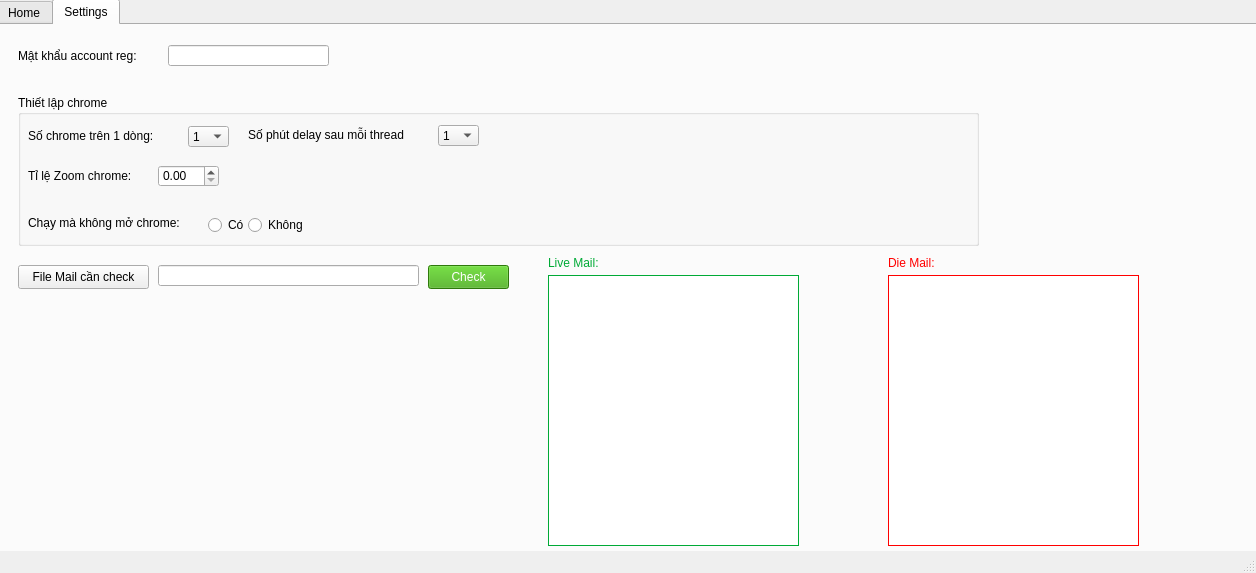
<?xml version="1.0" encoding="UTF-8"?>
<ui version="4.0">
 <class>MainWindow</class>
 <widget class="QMainWindow" name="MainWindow">
  <property name="geometry">
   <rect>
    <x>0</x>
    <y>0</y>
    <width>1256</width>
    <height>573</height>
   </rect>
  </property>
  <property name="windowTitle">
   <string>MainWindow</string>
  </property>
  <widget class="QWidget" name="centralwidget">
   <widget class="QTabWidget" name="ToolRegCloneTiktok">
    <property name="geometry">
     <rect>
      <x>-4</x>
      <y>-1</y>
      <width>1301</width>
      <height>1079</height>
     </rect>
    </property>
    <property name="currentIndex">
     <number>1</number>
    </property>
    <widget class="QWidget" name="home">
     <attribute name="title">
      <string>Home</string>
     </attribute>
     <widget class="QLineEdit" name="mail_value">
      <property name="geometry">
       <rect>
        <x>720</x>
        <y>10</y>
        <width>113</width>
        <height>21</height>
       </rect>
      </property>
      <property name="text">
       <string>hotmail.txt</string>
      </property>
     </widget>
     <widget class="QPushButton" name="list_avatar">
      <property name="geometry">
       <rect>
        <x>340</x>
        <y>10</y>
        <width>121</width>
        <height>24</height>
       </rect>
      </property>
      <property name="text">
       <string> Folder Avatar</string>
      </property>
      <property name="icon">
       <iconset>
        <normaloff>../../../../Downloads/icon-qt/folder_3767094.png</normaloff>../../../../Downloads/icon-qt/folder_3767094.png</iconset>
      </property>
     </widget>
     <widget class="QLabel" name="list_proxy">
      <property name="geometry">
       <rect>
        <x>1311</x>
        <y>130</y>
        <width>61</width>
        <height>31</height>
       </rect>
      </property>
      <property name="styleSheet">
       <string notr="true">font: 700 10pt &quot;Segoe UI&quot;;</string>
      </property>
      <property name="text">
       <string>List Proxy</string>
      </property>
     </widget>
     <widget class="QPlainTextEdit" name="proxy_value">
      <property name="geometry">
       <rect>
        <x>1311</x>
        <y>167</y>
        <width>211</width>
        <height>371</height>
       </rect>
      </property>
      <property name="verticalScrollBarPolicy">
       <enum>Qt::ScrollBarAlwaysOn</enum>
      </property>
     </widget>
     <widget class="QLineEdit" name="captcha_key">
      <property name="geometry">
       <rect>
        <x>1348</x>
        <y>80</y>
        <width>141</width>
        <height>20</height>
       </rect>
      </property>
      <property name="text">
       <string/>
      </property>
     </widget>
     <widget class="QPushButton" name="start">
      <property name="geometry">
       <rect>
        <x>10</x>
        <y>10</y>
        <width>91</width>
        <height>24</height>
       </rect>
      </property>
      <property name="mouseTracking">
       <bool>false</bool>
      </property>
      <property name="whatsThis">
       <string>&lt;html&gt;&lt;head/&gt;&lt;body&gt;&lt;p&gt;&lt;br/&gt;&lt;/p&gt;&lt;/body&gt;&lt;/html&gt;</string>
      </property>
      <property name="styleSheet">
       <string notr="true">color:rgb(255, 252, 252);
background-color:rgb(64, 170, 15)</string>
      </property>
      <property name="text">
       <string>Start</string>
      </property>
      <property name="icon">
       <iconset>
        <normaloff>../../../../Downloads/icon-qt/right_4162041.png</normaloff>../../../../Downloads/icon-qt/right_4162041.png</iconset>
      </property>
      <property name="autoRepeat">
       <bool>false</bool>
      </property>
     </widget>
     <widget class="QSpinBox" name="threads_value">
      <property name="geometry">
       <rect>
        <x>280</x>
        <y>10</y>
        <width>51</width>
        <height>22</height>
       </rect>
      </property>
      <property name="font">
       <font>
        <bold>true</bold>
        <strikeout>false</strikeout>
        <kerning>false</kerning>
       </font>
      </property>
      <property name="value">
       <number>1</number>
      </property>
     </widget>
     <widget class="QPushButton" name="export_excel">
      <property name="geometry">
       <rect>
        <x>1536</x>
        <y>80</y>
        <width>75</width>
        <height>21</height>
       </rect>
      </property>
      <property name="styleSheet">
       <string notr="true">color:#fff;
background-color: rgb(19, 170, 24);</string>
      </property>
      <property name="text">
       <string>Export excel</string>
      </property>
     </widget>
     <widget class="QPushButton" name="import_proxy">
      <property name="geometry">
       <rect>
        <x>1150</x>
        <y>420</y>
        <width>61</width>
        <height>31</height>
       </rect>
      </property>
      <property name="text">
       <string>Import</string>
      </property>
     </widget>
     <widget class="QPushButton" name="stop">
      <property name="geometry">
       <rect>
        <x>110</x>
        <y>10</y>
        <width>91</width>
        <height>24</height>
       </rect>
      </property>
      <property name="styleSheet">
       <string notr="true">color:rgb(255, 252, 252);
background-color:rgb(255, 0, 0)</string>
      </property>
      <property name="text">
       <string>Stop</string>
      </property>
      <property name="icon">
       <iconset>
        <normaloff>../../../../Downloads/icon-qt/stop-button_4340168.png</normaloff>../../../../Downloads/icon-qt/stop-button_4340168.png</iconset>
      </property>
     </widget>
     <widget class="QLabel" name="threads">
      <property name="geometry">
       <rect>
        <x>220</x>
        <y>10</y>
        <width>61</width>
        <height>21</height>
       </rect>
      </property>
      <property name="styleSheet">
       <string notr="true">font: 600 11pt &quot;Segoe UI&quot;;</string>
      </property>
      <property name="text">
       <string>Threads</string>
      </property>
     </widget>
     <widget class="QTableWidget" name="table_account_info">
      <property name="enabled">
       <bool>true</bool>
      </property>
      <property name="geometry">
       <rect>
        <x>10</x>
        <y>60</y>
        <width>881</width>
        <height>391</height>
       </rect>
      </property>
      <property name="autoFillBackground">
       <bool>false</bool>
      </property>
      <property name="lineWidth">
       <number>1</number>
      </property>
      <property name="verticalScrollBarPolicy">
       <enum>Qt::ScrollBarAlwaysOn</enum>
      </property>
      <property name="horizontalScrollBarPolicy">
       <enum>Qt::ScrollBarAsNeeded</enum>
      </property>
      <property name="editTriggers">
       <set>QAbstractItemView::NoEditTriggers</set>
      </property>
      <property name="tabKeyNavigation">
       <bool>true</bool>
      </property>
      <property name="selectionBehavior">
       <enum>QAbstractItemView::SelectRows</enum>
      </property>
      <property name="showGrid">
       <bool>true</bool>
      </property>
      <property name="sortingEnabled">
       <bool>false</bool>
      </property>
      <property name="rowCount">
       <number>10</number>
      </property>
      <attribute name="horizontalHeaderVisible">
       <bool>true</bool>
      </attribute>
      <attribute name="horizontalHeaderCascadingSectionResizes">
       <bool>false</bool>
      </attribute>
      <row/>
      <row/>
      <row/>
      <row/>
      <row/>
      <row/>
      <row/>
      <row/>
      <row/>
      <row/>
      <column>
       <property name="text">
        <string>username</string>
       </property>
      </column>
      <column>
       <property name="text">
        <string>password</string>
       </property>
      </column>
      <column>
       <property name="text">
        <string>passMail</string>
       </property>
      </column>
      <column>
       <property name="text">
        <string>cookie</string>
       </property>
      </column>
      <column>
       <property name="text">
        <string>proxy</string>
       </property>
      </column>
      <column>
       <property name="text">
        <string>status</string>
       </property>
      </column>
     </widget>
     <widget class="QLineEdit" name="avatar_value">
      <property name="geometry">
       <rect>
        <x>470</x>
        <y>10</y>
        <width>113</width>
        <height>21</height>
       </rect>
      </property>
      <property name="text">
       <string>C://images</string>
      </property>
     </widget>
     <widget class="QLabel" name="omocaptcha">
      <property name="geometry">
       <rect>
        <x>850</x>
        <y>10</y>
        <width>121</width>
        <height>21</height>
       </rect>
      </property>
      <property name="styleSheet">
       <string notr="true">font: 11pt &quot;Sans Serif Collection&quot;;</string>
      </property>
      <property name="text">
       <string>omocaptcha.com</string>
      </property>
     </widget>
     <widget class="QPushButton" name="list_mail">
      <property name="geometry">
       <rect>
        <x>590</x>
        <y>10</y>
        <width>121</width>
        <height>24</height>
       </rect>
      </property>
      <property name="text">
       <string> List mail</string>
      </property>
      <property name="icon">
       <iconset>
        <normaloff>../../../../Downloads/icon-qt/txt_8361365.png</normaloff>../../../../Downloads/icon-qt/txt_8361365.png</iconset>
      </property>
     </widget>
     <widget class="QLineEdit" name="captcha_key_2">
      <property name="geometry">
       <rect>
        <x>970</x>
        <y>10</y>
        <width>141</width>
        <height>20</height>
       </rect>
      </property>
      <property name="text">
       <string/>
      </property>
     </widget>
     <widget class="QPushButton" name="export_excel_3">
      <property name="geometry">
       <rect>
        <x>1130</x>
        <y>10</y>
        <width>75</width>
        <height>21</height>
       </rect>
      </property>
      <property name="styleSheet">
       <string notr="true">color:#fff;
background-color: rgb(19, 170, 24);</string>
      </property>
      <property name="text">
       <string>Export excel</string>
      </property>
     </widget>
     <widget class="QLabel" name="list_proxy_3">
      <property name="geometry">
       <rect>
        <x>920</x>
        <y>50</y>
        <width>61</width>
        <height>31</height>
       </rect>
      </property>
      <property name="styleSheet">
       <string notr="true">font: 700 10pt &quot;Segoe UI&quot;;</string>
      </property>
      <property name="text">
       <string>List Proxy</string>
      </property>
     </widget>
     <widget class="QPlainTextEdit" name="proxy_value_3">
      <property name="geometry">
       <rect>
        <x>920</x>
        <y>80</y>
        <width>211</width>
        <height>371</height>
       </rect>
      </property>
      <property name="verticalScrollBarPolicy">
       <enum>Qt::ScrollBarAlwaysOn</enum>
      </property>
     </widget>
     <widget class="QLabel" name="label_3">
      <property name="geometry">
       <rect>
        <x>70</x>
        <y>470</y>
        <width>81</width>
        <height>16</height>
       </rect>
      </property>
      <property name="styleSheet">
       <string notr="true">color:rgb(16, 170, 16);
font: 600 9pt &quot;Segoe UI Variable Display Semib&quot;;
font: 700 10pt &quot;Segoe UI&quot;;</string>
      </property>
      <property name="text">
       <string/>
      </property>
     </widget>
     <widget class="QLabel" name="link_facebook">
      <property name="geometry">
       <rect>
        <x>50</x>
        <y>490</y>
        <width>301</width>
        <height>31</height>
       </rect>
      </property>
      <property name="styleSheet">
       <string notr="true">color:#0000ff;
text-decoration: underline;
font: 9pt &quot;Segoe UI&quot;;
font: 600 9pt &quot;Segoe UI Variable Display Semib&quot;;
font: 700 10pt &quot;Segoe UI&quot;;</string>
      </property>
      <property name="text">
       <string>https://www.facebook.com/100093720346445</string>
      </property>
     </widget>
     <widget class="QLabel" name="phone">
      <property name="geometry">
       <rect>
        <x>70</x>
        <y>460</y>
        <width>81</width>
        <height>31</height>
       </rect>
      </property>
      <property name="styleSheet">
       <string notr="true">color:#00557f;
font: 700 10pt &quot;Segoe UI&quot;;</string>
      </property>
      <property name="text">
       <string>037.527.0513</string>
      </property>
     </widget>
     <widget class="QLabel" name="hotline">
      <property name="geometry">
       <rect>
        <x>10</x>
        <y>455</y>
        <width>49</width>
        <height>41</height>
       </rect>
      </property>
      <property name="styleSheet">
       <string notr="true">font: 700 10pt &quot;Segoe UI&quot;;</string>
      </property>
      <property name="text">
       <string>Hotline:</string>
      </property>
     </widget>
     <widget class="QPushButton" name="icon_facebook">
      <property name="geometry">
       <rect>
        <x>10</x>
        <y>490</y>
        <width>31</width>
        <height>31</height>
       </rect>
      </property>
      <property name="text">
       <string/>
      </property>
      <property name="icon">
       <iconset>
        <normaloff>../icon-qt/facebook_5968764.png</normaloff>../icon-qt/facebook_5968764.png</iconset>
      </property>
      <property name="iconSize">
       <size>
        <width>20</width>
        <height>20</height>
       </size>
      </property>
     </widget>
     <widget class="QLabel" name="copyright">
      <property name="geometry">
       <rect>
        <x>790</x>
        <y>490</y>
        <width>231</width>
        <height>16</height>
       </rect>
      </property>
      <property name="styleSheet">
       <string notr="true">font: 700 10pt &quot;Segoe UI&quot;;</string>
      </property>
      <property name="text">
       <string>© Bản quyền thuộc về Long Software</string>
      </property>
     </widget>
    </widget>
    <widget class="QWidget" name="settings">
     <attribute name="title">
      <string>Settings</string>
     </attribute>
     <widget class="QLabel" name="password_reg_account">
      <property name="geometry">
       <rect>
        <x>20</x>
        <y>20</y>
        <width>151</width>
        <height>21</height>
       </rect>
      </property>
      <property name="styleSheet">
       <string notr="true">font: 700 10pt &quot;Segoe UI&quot;;
font: 11pt &quot;Sans Serif Collection&quot;;</string>
      </property>
      <property name="text">
       <string>Mật khẩu account reg:</string>
      </property>
     </widget>
     <widget class="QLineEdit" name="password_reg_account_value">
      <property name="geometry">
       <rect>
        <x>170</x>
        <y>20</y>
        <width>161</width>
        <height>21</height>
       </rect>
      </property>
     </widget>
     <widget class="QLabel" name="label">
      <property name="geometry">
       <rect>
        <x>20</x>
        <y>70</y>
        <width>49</width>
        <height>16</height>
       </rect>
      </property>
      <property name="text">
       <string/>
      </property>
     </widget>
     <widget class="QGroupBox" name="chome_setting">
      <property name="geometry">
       <rect>
        <x>20</x>
        <y>70</y>
        <width>961</width>
        <height>151</height>
       </rect>
      </property>
      <property name="styleSheet">
       <string notr="true">font: 700 10pt &quot;Segoe UI&quot;;</string>
      </property>
      <property name="title">
       <string>Thiết lập chrome</string>
      </property>
      <widget class="QLabel" name="chrome_setting_line">
       <property name="geometry">
        <rect>
         <x>10</x>
         <y>30</y>
         <width>151</width>
         <height>21</height>
        </rect>
       </property>
       <property name="text">
        <string>Số chrome trên 1 dòng:</string>
       </property>
      </widget>
      <widget class="QComboBox" name="chrome_setting_line_value">
       <property name="geometry">
        <rect>
         <x>170</x>
         <y>31</y>
         <width>41</width>
         <height>21</height>
        </rect>
       </property>
       <item>
        <property name="text">
         <string>1</string>
        </property>
       </item>
       <item>
        <property name="text">
         <string>2</string>
        </property>
       </item>
       <item>
        <property name="text">
         <string>3</string>
        </property>
       </item>
       <item>
        <property name="text">
         <string>4</string>
        </property>
       </item>
       <item>
        <property name="text">
         <string>5</string>
        </property>
       </item>
       <item>
        <property name="text">
         <string>6</string>
        </property>
       </item>
       <item>
        <property name="text">
         <string>7</string>
        </property>
       </item>
       <item>
        <property name="text">
         <string>8</string>
        </property>
       </item>
       <item>
        <property name="text">
         <string>9</string>
        </property>
       </item>
       <item>
        <property name="text">
         <string>10</string>
        </property>
       </item>
      </widget>
      <widget class="QLabel" name="chrome_setting_radio">
       <property name="geometry">
        <rect>
         <x>10</x>
         <y>120</y>
         <width>171</width>
         <height>16</height>
        </rect>
       </property>
       <property name="text">
        <string>Chạy mà không mở chrome:</string>
       </property>
      </widget>
      <widget class="QRadioButton" name="chrome_setting_radio_yes">
       <property name="geometry">
        <rect>
         <x>190</x>
         <y>120</y>
         <width>41</width>
         <height>20</height>
        </rect>
       </property>
       <property name="text">
        <string>Có</string>
       </property>
      </widget>
      <widget class="QRadioButton" name="chrome_setting_radio_no">
       <property name="geometry">
        <rect>
         <x>230</x>
         <y>120</y>
         <width>71</width>
         <height>20</height>
        </rect>
       </property>
       <property name="text">
        <string>Không</string>
       </property>
      </widget>
      <widget class="QLabel" name="chrome_percent_zoom">
       <property name="geometry">
        <rect>
         <x>10</x>
         <y>70</y>
         <width>121</width>
         <height>21</height>
        </rect>
       </property>
       <property name="text">
        <string>Tỉ lệ Zoom chrome:</string>
       </property>
      </widget>
      <widget class="QComboBox" name="chrome_delay_minute_value">
       <property name="geometry">
        <rect>
         <x>420</x>
         <y>30</y>
         <width>41</width>
         <height>21</height>
        </rect>
       </property>
       <item>
        <property name="text">
         <string>1</string>
        </property>
       </item>
       <item>
        <property name="text">
         <string>2</string>
        </property>
       </item>
       <item>
        <property name="text">
         <string>3</string>
        </property>
       </item>
       <item>
        <property name="text">
         <string>4</string>
        </property>
       </item>
       <item>
        <property name="text">
         <string>5</string>
        </property>
       </item>
       <item>
        <property name="text">
         <string>6</string>
        </property>
       </item>
       <item>
        <property name="text">
         <string>7</string>
        </property>
       </item>
       <item>
        <property name="text">
         <string>8</string>
        </property>
       </item>
       <item>
        <property name="text">
         <string>9</string>
        </property>
       </item>
       <item>
        <property name="text">
         <string>10</string>
        </property>
       </item>
      </widget>
      <widget class="QLabel" name="chrome_delay_minute">
       <property name="geometry">
        <rect>
         <x>230</x>
         <y>29</y>
         <width>181</width>
         <height>21</height>
        </rect>
       </property>
       <property name="text">
        <string>Số phút delay sau mỗi thread</string>
       </property>
      </widget>
      <widget class="QDoubleSpinBox" name="chrome_percent_zoom_value">
       <property name="geometry">
        <rect>
         <x>140</x>
         <y>70</y>
         <width>61</width>
         <height>22</height>
        </rect>
       </property>
      </widget>
     </widget>
     <widget class="QPushButton" name="file_mail_check">
      <property name="geometry">
       <rect>
        <x>20</x>
        <y>240</y>
        <width>131</width>
        <height>24</height>
       </rect>
      </property>
      <property name="text">
       <string>File Mail cần check</string>
      </property>
      <property name="icon">
       <iconset>
        <normaloff>../icon-qt/txt_8361365.png</normaloff>../icon-qt/txt_8361365.png</iconset>
      </property>
     </widget>
     <widget class="QLineEdit" name="file_mail_check_value">
      <property name="geometry">
       <rect>
        <x>160</x>
        <y>240</y>
        <width>261</width>
        <height>21</height>
       </rect>
      </property>
     </widget>
     <widget class="QPushButton" name="btn_check">
      <property name="geometry">
       <rect>
        <x>430</x>
        <y>240</y>
        <width>81</width>
        <height>24</height>
       </rect>
      </property>
      <property name="styleSheet">
       <string notr="true">font: 700 10pt &quot;Segoe UI&quot;;
color: #fff;
background-color:rgb(64, 170, 15);
</string>
      </property>
      <property name="text">
       <string>Check</string>
      </property>
     </widget>
     <widget class="QLabel" name="mail_success">
      <property name="geometry">
       <rect>
        <x>550</x>
        <y>230</y>
        <width>61</width>
        <height>16</height>
       </rect>
      </property>
      <property name="styleSheet">
       <string notr="true">font: 700 10pt &quot;Segoe UI&quot;;
color: rgb(0, 170, 54);</string>
      </property>
      <property name="text">
       <string>Live Mail:</string>
      </property>
     </widget>
     <widget class="QTextEdit" name="mail_success_box">
      <property name="geometry">
       <rect>
        <x>550</x>
        <y>250</y>
        <width>251</width>
        <height>271</height>
       </rect>
      </property>
      <property name="styleSheet">
       <string notr="true">border: 1px solid rgb(0, 170, 54);</string>
      </property>
     </widget>
     <widget class="QLabel" name="mail_failed">
      <property name="geometry">
       <rect>
        <x>890</x>
        <y>230</y>
        <width>61</width>
        <height>16</height>
       </rect>
      </property>
      <property name="styleSheet">
       <string notr="true">font: 700 10pt &quot;Segoe UI&quot;;
color: rgb(255, 0, 0);</string>
      </property>
      <property name="text">
       <string>Die Mail:</string>
      </property>
     </widget>
     <widget class="QTextEdit" name="mail_failed_box">
      <property name="geometry">
       <rect>
        <x>890</x>
        <y>250</y>
        <width>251</width>
        <height>271</height>
       </rect>
      </property>
      <property name="styleSheet">
       <string notr="true">border: 1px solid rgb(255, 0, 0);</string>
      </property>
     </widget>
    </widget>
   </widget>
  </widget>
  <widget class="QStatusBar" name="statusbar"/>
 </widget>
 <resources/>
 <connections/>
</ui>
